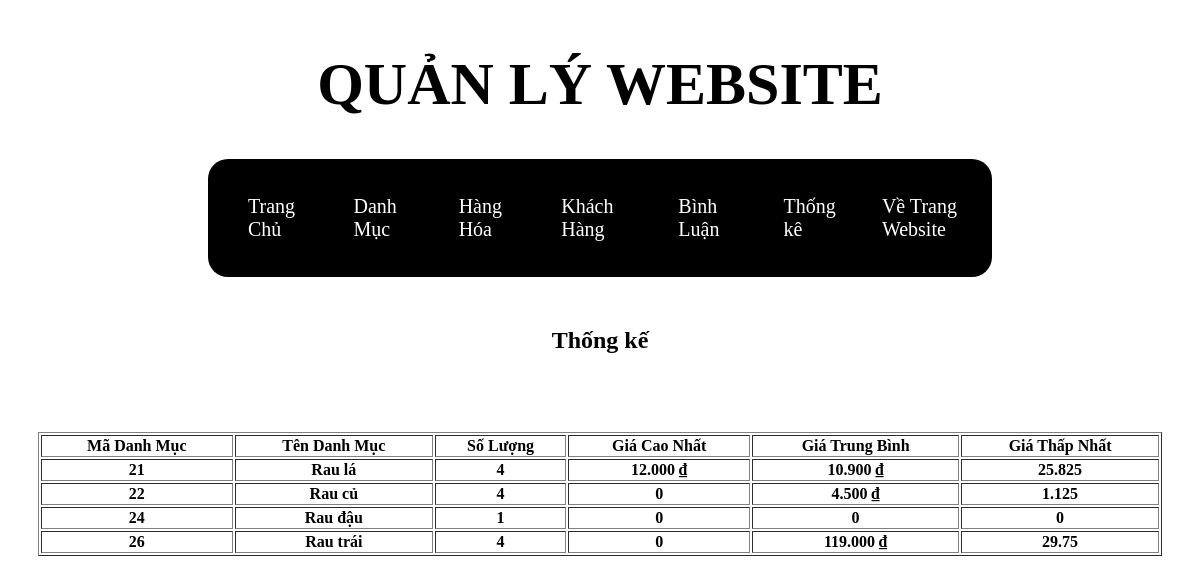
/admin/index.php?act=loadtk, run on the app's committed database.
### tables this page shows
CREATE TABLE `category` (
  `category_id` int(11) NOT NULL,
  `category_name` varchar(200) NOT NULL
);

### model/pdo.php (called while the page is built, shortened)
<?php
function pdo_get_connection(){
    $dburl = "mysql:host=localhost;dbname=duanmau;charset=utf8";
    $username = 'root';
    $password = '';
    $conn = new PDO($dburl, $username, $password);
    $conn->setAttribute(PDO::ATTR_ERRMODE, PDO::ERRMODE_EXCEPTION);
    return $conn;
}
function pdo_query($sql){
    $sql_args = array_slice(func_get_args(), 1);
    try{
        $conn = pdo_get_connection();
        $stmt = $conn->prepare($sql);
        $stmt->execute($sql_args);
        $rows = $stmt->fetchAll();
        return $rows;
    }
    catch(PDOException $e){
        throw $e;
    }
    finally{
        unset($conn);
    }
}

### model/thong-ke.php (called while the page is built)
<?php
function loadall_thongke()
{
    $sql = "SELECT category.category_id as category_id, category.category_name as category_name, count(product.id) as countsp, min(product.price_del) as minprice, max(product.price_del) as maxprice, avg(product.price_del) as avgprice ";
    $sql .= " from product left join category ON category.category_id = product.category_id";
    $sql .= "  group by category.category_id order by category.category_id asc";
    $listtk = pdo_query($sql);
    return $listtk;
}

### admin/thongke/thongke.php (the view, shortened to what this page needs)
<div class="list-sp">
    <div class="text-sp">
        <h2>Thống kế</h2>
    </div>
    <br>
    <table border="1px" class="table-sp">
        <tr>
            <th>Mã Danh Mục</th>
            <th>Tên Danh Mục</th>
            <th>Số Lượng</th>
            <th>Giá Cao Nhất</th>
            <th>Giá Trung Bình</th>
            <th>Giá Thấp Nhất</th>
        </tr>
        <?php foreach ($listtk as $tk) : ?>
            <tr>
                <th><?= $tk['category_id'] ?></th>
                <th><?= $tk['category_name'] ?></th>
                <th><?= $tk['countsp'] ?></th>
                <th><?= $tk['maxprice'] ?></th>
                <th><?= $tk['minprice'] ?></th>
                <th><?= $tk['avgprice'] ?></th>
            </tr>
        <?php endforeach ?>
    </table>
    <div class="bieudo">
        <div id="myChart" style="width:100%; max-width:600px; height:500px;">
        </div>
    </div>
</div>

### views/css/list-category.css (style rules this page uses)
table { width: 920px; margin-top: 40px; }

### views/css/list-product.css (style rules this page uses)
.list-sp { padding-left: 30px; padding-right: 30px; }
.text-sp { text-align: center; margin-top: 50px; }
table { width: 100%; }

### data on the page
category: category_id "21", category_name "Rau lá", countsp "4", maxprice "12.000 ₫", minprice "10.900 ₫", avgprice "25.825"
category: category_id "22", category_name "Rau củ", countsp "4", maxprice "0", minprice "4.500 ₫", avgprice "1.125"
category: category_id "24", category_name "Rau đậu", countsp "1", maxprice "0", minprice "0", avgprice "0"
category: category_id "26", category_name "Rau trái", countsp "4", maxprice "0", minprice "119.000 ₫", avgprice "29.75"
